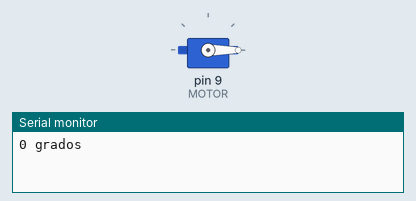
A sketch run on a simulated Arduino Uno, built with avr-gcc and run on an emulated ATmega328P. Parts: servo, the last lines printed to the serial monitor.

Above: at 0.05 s.
At 4.0 s:
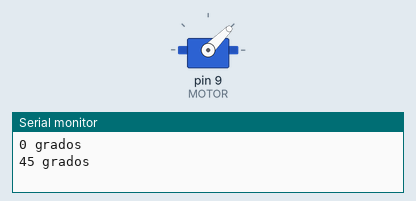
At 6.0 s:
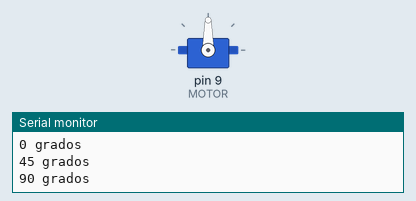
At 8.0 s:
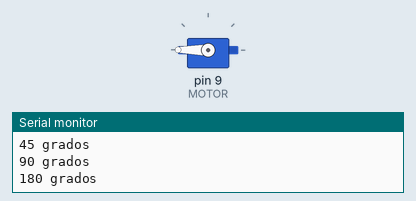
Timing chart, 0 to 10.4 s (numbered marks = the images above):
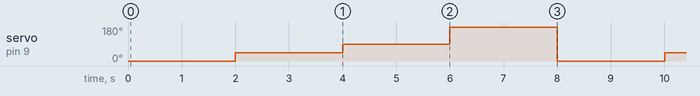

The sketch:

SERVO_MOTOR_GRADOS.ino
```cpp
#include<Servo.h>

Servo myServo;
const int MOTOR = 9;

void setup()
{
  myServo.attach(MOTOR);
  Serial.begin(9600);
}

void loop()
{
  myServo.write(0);
  Serial.println("0 grados");
  delay(2000);
  myServo.write(45);
  Serial.println("45 grados");
  delay(2000);
  myServo.write(90);
  Serial.println("90 grados");
  delay(2000);
  myServo.write(180);
  Serial.println("180 grados");
  delay(2000);
}
```

Measured:
- by itself, servo on pin 9 (MOTOR): repeats every 8.0 s: 90° 2.0 s, 180° 2.0 s, 0° 2.0 s, 45° 2.0 s
